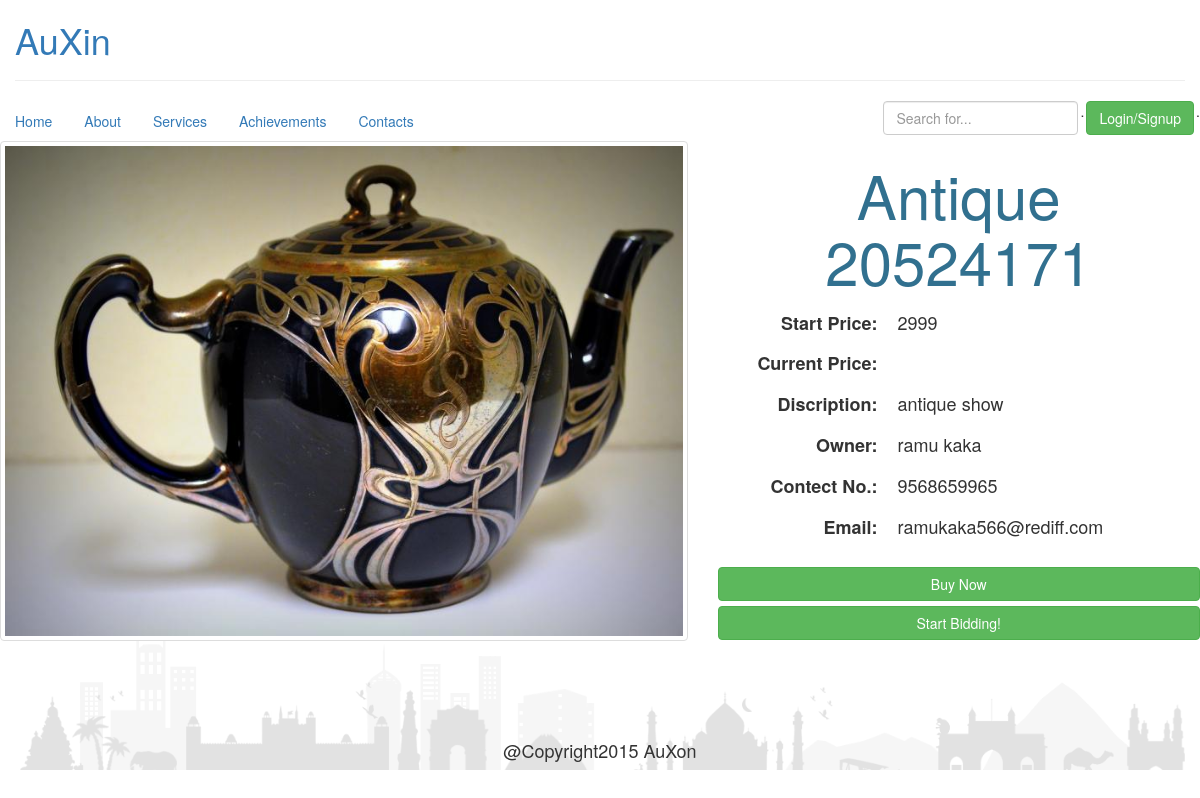
Page /products.php?op=pdesc&pid=46 on the committed database.
### tables this page shows
CREATE TABLE `addproducts` (
  `pid` int(11) NOT NULL,
  `title` text NOT NULL,
  `descri` text NOT NULL,
  `price` int(20) NOT NULL,
  `btime` datetime NOT NULL,
  `cid` int(11) NOT NULL,
  `image` text NOT NULL,
  `name` text NOT NULL,
  `email` text NOT NULL,
  `mob` text NOT NULL
);

### products.php (called while the page is built)
<?php
require_once 'controller/productsController.php';
$controller = new productsController();
$controller->handleRequest();
?>

### model/productsModel.php (called while the page is built, shortened)
<?php
require_once 'config.php';
class productsModel {
	function __construct() {
		$this -> conset = new config();
	}
	public function openDB() {
		$this -> conn = new mysqli($this -> conset -> servername, $this -> conset -> username, $this -> conset -> password, $this -> conset -> dbname);
	}
	public function getProduct($id) {
		$stmt = $this -> conn -> prepare("SELECT * FROM addproducts WHERE pid = ?");
		$stmt -> bind_param("i", $id);
		$stmt -> execute();
		$res = $stmt -> get_result();
		return $res -> fetch_object();
	}
}
?>

### config.php (called while the page is built)
<?php
class config {
	function __construct() {
		$this -> servername = "localhost";
		$this -> username = "root";
		$this -> password = "";
		$this -> dbname = "nilamee";
	}
}
?>

### view/product.php (the view, shortened to what this page needs)
<?php
require_once 'config.php';
?>
<!DOCTYPE html>
<html>
	<head>
		<?php
		require 'common/head.php';
		?>
	</head>
	<body>
		<div class="container-fluid">
			<?php
			require 'common/nav.php';
			?>
			<div class="row">
				<div class="col-md-7">
					<img class="img-thumbnail" alt="Bootstrap Image Preview" style="width: 100%;height: 500px" src="<?php echo $product -> image; ?>"/>
				</div>
				<div class="col-md-5">
					<h3 class="text-center text-info" style="font-size: 60px"> <?php echo $product -> title; ?> </h3>
					<dl class="dl-horizontal">
						<dt>
							<h4><b>Start Price:</b></h4>
						</dt>
						<dd>
							<h4><?php echo $product -> price; ?></h4>
						</dd>
						<dt>
							<h4><b>Current Price:</b></h4>
						</dt>
						<dd>
						</dd>
						<dt>
							<h4><b>Discription:</b></h4>
						</dt>
						<dd>
							<h4><?php echo $product -> descri; ?></h4>
						</dd>
						<dt>
							<h4><b>Owner:</b></h4>
						</dt>
						<dd>
							<h4><?php echo $product -> name; ?></h4>
						</dd>
						<dt>
							<h4><b>Contect No.:</b></h4>
						</dt>
						<dd>
							<h4><?php echo $product -> mob; ?></h4>
						</dd>
						<dt>
							<h4><b>Email:</b></h4>
						</dt>
						<dd>
							<h4><?php echo $product -> email; ?></h4>
						</dd>
					</dl>
					<a class="btn btn-success btn-default btn-block" href="products.php?op=buy&pid=<?php echo $product -> pid; ?>">
						Buy Now
						</a>
					<a class="btn btn-success btn-default btn-block" href="products.php?op=bid&pid=<?php echo $product -> pid; ?>">
						Start Bidding!
						</a>
				</div>
			</div>
		</div>
		<?php
		require 'common/footer.php';
 ?>
	</body>
</html>

### view/common/head.php (style rules this page uses)
body { overflow-x: hidden; }

### rows in the picture
addproducts: image (picture), title "Antique 20524171", price "2999", descri "antique show", name "ramu kaka", mob "9568659965", email "ramukaka566@rediff.com"
